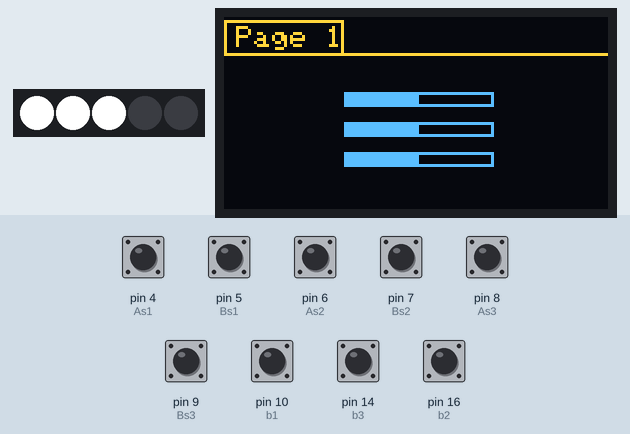
Recording of a sketch running on a simulated Arduino Leonardo, built with avr-gcc and run on an emulated ATmega32U4. Parts: 5 RGB LEDs in strip order, left to right, 128×64 one-colour display. The inputs (shaded band) are chosen by the test bench; at power-on: pin 4 (As1), pin 5 (Bs1), pin 6 (As2), pin 7 (Bs2), pin 8 (As3), pin 9 (Bs3), pin 10 (b1), pin 14 (b3), pin 16 (b2) HIGH. Dim RGB values are drawn brighter than linear; the OLED is the two-colour kind (top 16 rows yellow); EEPROM starts erased; USB keyboard and mouse output is not drawn; what the sketch prints to the serial monitor is not drawn.

Above: at 3.2 s.
3.3 s: pin 10 (b1) pulled LOW for 1 s
At 5.6 s:
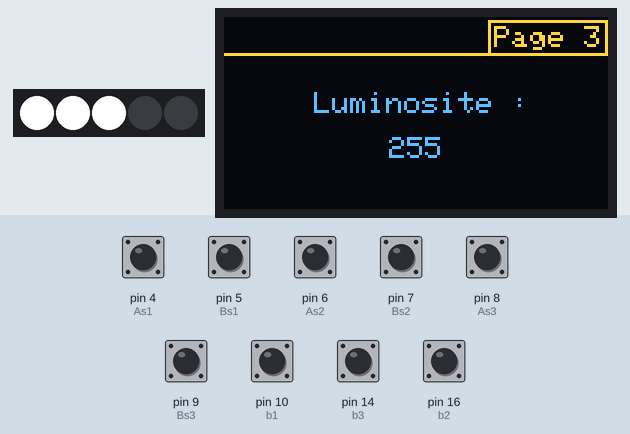
5.9 s: pin 5 (Bs1) pulled LOW for 1 s
At 6.9 s:
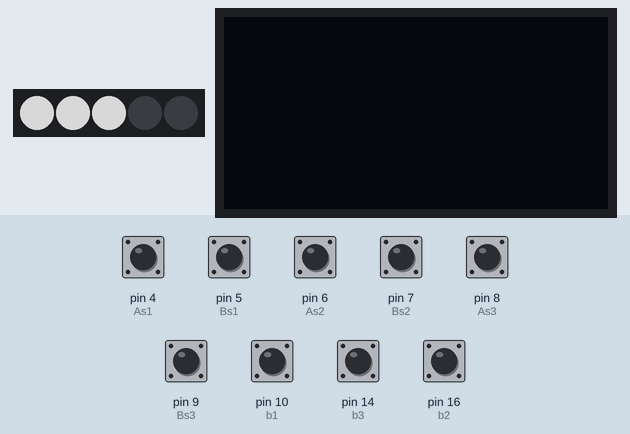
8.6 s: pin 16 (b2) pulled LOW for 0.15 s
At 10.0 s:
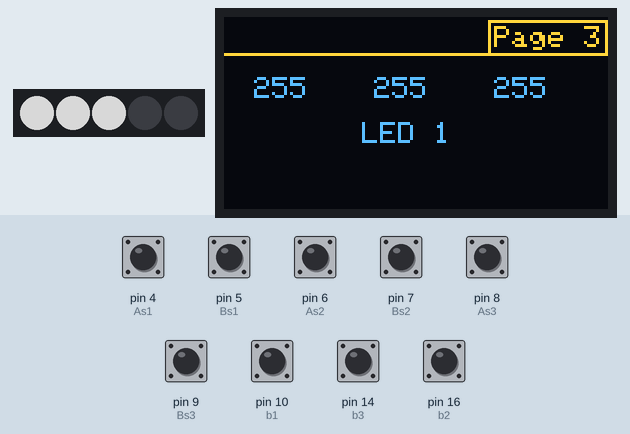
10.3 s: pin 10 (b1) pulled LOW for 1 s
At 12.1 s:
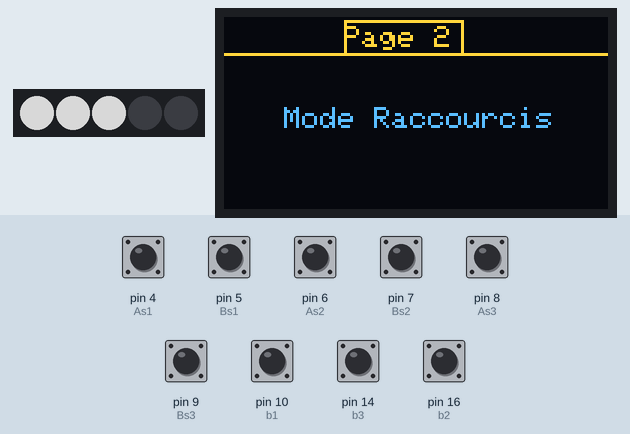
12.8 s: pin 10 (b1) pulled LOW for 0.15 s
At 13.6 s:
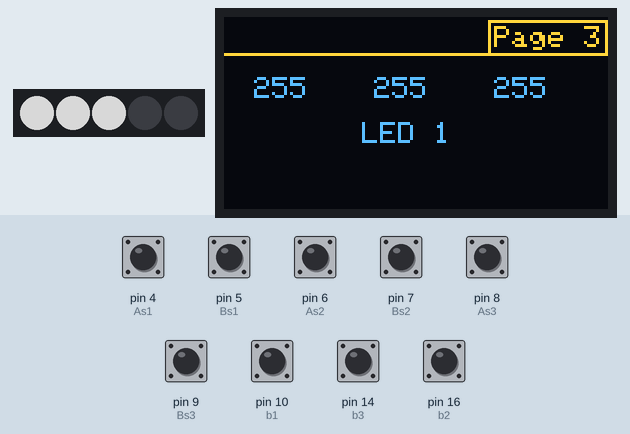
14.5 s: pin 4 (As1) pulled LOW for 0.15 s
At 15.7 s:
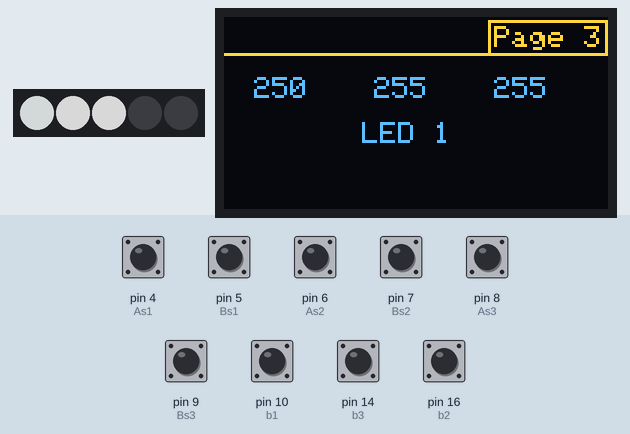
Timing chart, 0 to 17.2 s (numbered marks = the images above; inputs shaded):
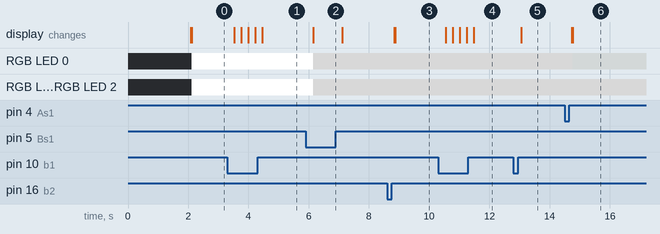

Measured:
- after the input at 3.3 s, the display: first changes after 0.23 s (image 1 shows a later state)
- after the input at 5.9 s, RGB LED 0–2: RGB(255, 255, 255) → RGB(138, 138, 138) after 0.26 s; the display: first changes after 0.25 s (image 2 shows a later state)
- after the input at 8.6 s, the display: first changes after 0.24 s (image 3 shows a later state)
- after the input at 10.3 s, the display: first changes after 0.26 s (image 4 shows a later state)
- after the input at 12.8 s, the display: changes after 0.25 s (image 5)
- after the input at 14.5 s, RGB LED 0: RGB(138, 138, 138) → RGB(135, 138, 138) after 0.27 s; the display: first changes after 0.24 s (image 6 shows a later state)

The sketch:

Ptit_deck.ino
```cpp
#include <Adafruit_NeoPixel.h>
#include <Adafruit_GFX.h>
#include <Adafruit_SSD1306.h>
#include <EEPROM.h>
#include <HID-Project.h>

#define PIN 15
#define NUM_LEDS 5

#define SCREEN_WIDTH 128
#define SCREEN_HEIGHT 64
#define OLED_ADDRESS 0x3C

#define lumo 0

#define red1 1
#define green1 2
#define blue1 3

#define red2 4
#define green2 5
#define blue2 6

#define red3 7
#define green3 8
#define blue3 9

Adafruit_NeoPixel strip = Adafruit_NeoPixel(NUM_LEDS, PIN, NEO_GRB + NEO_KHZ800);

Adafruit_SSD1306 display(SCREEN_WIDTH, SCREEN_HEIGHT, &Wire, -1);

int As1 =  4;
int Bs1 =  5;

int As2 =  6;
int Bs2 =  7;

int As3 =  8;
int Bs3 =  9;

int b1 = 10;
int b2 = 16;
int b3 = 14;

int An1 = 500;
int An2 = 500;
int An3 = 500;

int mode = 0;
int mled = 1;

int r1 = 125;
int g1 = 125;
int bl1 = 125;

int r2 = 255;
int g2 = 255;
int bl2 = 255;

int r3 = 255;
int g3 = 255;
int bl3 = 255;

int lum = 0;
int lumu = 0;

int Ana[3];

int analogSliderValues[3];


void setup() {
pinMode(As1,INPUT_PULLUP);
pinMode(Bs1,INPUT_PULLUP);

pinMode(As2,INPUT_PULLUP);
pinMode(Bs2,INPUT_PULLUP);

pinMode(As3,INPUT_PULLUP);
pinMode(Bs3,INPUT_PULLUP);

pinMode(b1,INPUT_PULLUP);
pinMode(b2,INPUT_PULLUP);
pinMode(b3,INPUT_PULLUP);

strip.begin();
strip.show();

lum = EEPROM.read(lumo);

r1 = EEPROM.read(red1);
g1 = EEPROM.read(green1);
bl1 = EEPROM.read(blue1);

r2 = EEPROM.read(red2);
g2 = EEPROM.read(green2);
bl2 = EEPROM.read(blue2);

r3 = EEPROM.read(red3);
g3 = EEPROM.read(green3);
bl3 = EEPROM.read(blue3);

strip.setBrightness(lum);

strip.setPixelColor(0, strip.Color(r1, g1, bl1));
strip.setPixelColor(1, strip.Color(r2, g2, bl2));
strip.setPixelColor(2, strip.Color(r3, g3, bl3));

if (!display.begin(SSD1306_SWITCHCAPVCC, OLED_ADDRESS)) {
  Serial.println(F("Erreur : écran OLED non détecté"));
  for (;;);
}

display.clearDisplay();
display.setTextSize(2);
display.setTextColor(SSD1306_WHITE);

display.setCursor(10, 32);
display.print("Ptit Deej");
display.display();
delay(2000);
display.clearDisplay();

Keyboard.begin();
 Consumer.begin();

Serial.begin(9600);

}

void loop() {

  int etatbut = digitalRead(b1);
  int etatbut2 = digitalRead(b2);
  int etatbut3 = digitalRead(b3);
  if(etatbut == LOW){
    display.clearDisplay();
    delay(200);
    mode = mode + 1;
  if(mode > 2 ){
    mode = 0;
    }
  }

  if(mode == 0){

    display.setTextSize(1);
    display.setTextColor(SSD1306_WHITE);
    display.setCursor(4, 3);
    display.print("Page 1");
    display.drawRect(0, 1, 40, 12, SSD1306_WHITE);
    display.drawLine(0, 12, 128, 12, SSD1306_WHITE);

    int w1 = map(Ana[0],0,1020,0,50);
    display.drawRect(40, 25, 50, 5, SSD1306_WHITE);
    display.fillRect(41,26,w1,4,WHITE);

    int w2 = map(Ana[1],0,1020,0,50);
    display.drawRect(40, 35, 50, 5, SSD1306_WHITE);
    display.fillRect(41,36,w2,4,WHITE);

    int w3 = map(Ana[2],0,1020,0,50);
    display.drawRect(40, 45, 50, 5, SSD1306_WHITE);
    display.fillRect(41,46,w3,4,WHITE);

    int etatA1 = digitalRead(As1);
    int etatB1 = digitalRead(Bs1);

    int etatA2 = digitalRead(As2);
    int etatB2 = digitalRead(Bs2);

    int etatA3 = digitalRead(As3);
    int etatB3 = digitalRead(Bs3);

  if(etatA1 > etatB1){
    display.clearDisplay();
    delay(300);
    Ana[0] = An1;
    if (An1 < 1020) An1 = An1+40;
  }else if(etatA1 < etatB1){
    display.clearDisplay();
    delay(300);
    if (An1 > 0) An1 = An1-40;
  }


  if(etatA2 > etatB2){
    display.clearDisplay();
    delay(300);
    if (An2 < 1020) An2 = An2+40;
  }else if(etatA2 < etatB2){
    display.clearDisplay();
    delay(300);
    if (An2 > 0) An2 = An2-40;
  }


  if(etatA3 > etatB3){
    display.clearDisplay();
    delay(300);
    if (An3 < 1020) An3 = An3+40;
  }else if(etatA3 < etatB3){
    display.clearDisplay();
    delay(300);
    if (An3 > 0) An3 = An3-40;
  }

Ana[0] = An1;
Ana[1] = An2;
Ana[2] = An3;

 if (etatbut2 == LOW) {
     Consumer.write(MEDIA_VOLUME_MUTE);
    delay(100);
    Keyboard.releaseAll();
    delay(500);
  }

 if (etatbut3 == LOW) {
    Keyboard.press(KEY_LEFT_ALT);
    Keyboard.press(KEY_F4);
    delay(100);
    Keyboard.releaseAll();
    delay(500);
  }

}

if(mode==1){

  display.setTextSize(1);
  display.setTextColor(SSD1306_WHITE);
  display.setCursor(40, 3);
  display.print("Page 2");
  display.drawRect(40, 1, 40, 12, SSD1306_WHITE);
  display.drawLine(0, 12, 128, 12, SSD1306_WHITE);

  display.setCursor(20, 30);
  display.print("Mode Raccourcis");

  int etatA1 = digitalRead(As1);
  int etatB1 = digitalRead(Bs1);

  int etatA2 = digitalRead(As2);
  int etatB2 = digitalRead(Bs2);

  int etatA3 = digitalRead(As3);
  int etatB3 = digitalRead(Bs3);

  if(etatA3 > etatB3){
    Keyboard.press(KEY_LEFT_CTRL);
    Keyboard.press(KEY_C);
    Keyboard.releaseAll();
    delay(300);
    if (An3 < 1020) An3 = An3+40;
  }else if(etatA3 < etatB3){
    Keyboard.press(KEY_LEFT_CTRL);
    Keyboard.press(KEY_V);
    Keyboard.releaseAll();
    delay(300);
    if (An3 > 0) An3 = An3-40;
  }
}


if(mode==2){

    if(etatbut2 == LOW){
      display.clearDisplay();
      delay(200);
      mled = mled + 1;
      display.display();
    if(mled > 4 ){
    mled= 1;
  }
}

  display.setTextSize(1);
  display.setTextColor(SSD1306_WHITE);
  display.setCursor(90, 3);
  display.print("Page 3");
  display.drawRect(88, 1, 40, 12, SSD1306_WHITE);
  display.drawLine(0, 12, 128, 12, SSD1306_WHITE);

  int etatA1 = digitalRead(As1);
  int etatB1 = digitalRead(Bs1);

  int etatA2 = digitalRead(As2);
  int etatB2 = digitalRead(Bs2);

  int etatA3 = digitalRead(As3);
  int etatB3 = digitalRead(Bs3);

  if(mled==1){

    display.setTextSize(1);
    display.setTextColor(SSD1306_WHITE);
    display.setCursor(30, 25);
    display.print("Luminosite :");

    display.setCursor(55, 40);
    display.print(lum);

  if(etatA1 > etatB1){
    display.clearDisplay();
    delay(200);
    if (lum < 100) lum = lum+5;
      Luminosite(lum);
  }else if(etatA1 < etatB1){
    display.clearDisplay();
    delay(200);
    if (lum > 0) lum = lum-5;
      Luminosite(lum);
  }else if(lum<0) lum = 0;
  EEPROM.update(lumo, lum);
  }

  if(mled==2){

    display.setTextSize(1);
    display.setTextColor(SSD1306_WHITE);

    display.setCursor(40, 35);
    display.print(" LED 1");

    display.setCursor(10, 20);
    display.print(r1);

    display.setCursor(50, 20);
    display.print(g1);

    display.setCursor(90, 20);
    display.print(bl1);

  if(etatA1 > etatB1){
    display.clearDisplay();
    delay(200);
    if (r1 < 255) r1 = r1+5;
  }else if(etatA1 < etatB1){
    display.clearDisplay();
    delay(200);
    if (r1 > 0) r1 = r1-5;
  }

  if(etatA2 > etatB2){
    display.clearDisplay();
    delay(200);
    if (g1 < 255) g1 = g1+5;
  }else if(etatA2 < etatB2){
    display.clearDisplay();
    delay(200);
    if (g1 > 0) g1 = g1-5;
  }

  if(etatA3 > etatB3){
    display.clearDisplay();
    delay(200);
    if (bl1 < 255) bl1 = bl1+5;
  }else if(etatA3 < etatB3){
    display.clearDisplay();
    delay(200);
    if (bl1 > 0) bl1 = bl1-5;
  }

  EEPROM.update(red1, r1);
  EEPROM.update(green1, g1);
  EEPROM.update(blue1, bl1);

  }

  if(mled==3){

    display.setTextSize(1);
    display.setTextColor(SSD1306_WHITE);

    display.setCursor(40, 35);
    display.print(" LED 2");

    display.setCursor(10, 20);
    display.print(r2);

    display.setCursor(50, 20);
    display.print(g2);

    display.setCursor(90, 20);
    display.print(bl2);

  if(etatA1 > etatB1){
    display.clearDisplay();
    delay(100);
    if (r2 < 255) r2 = r2+5;
  }else if(etatA1 < etatB1){
    display.clearDisplay();
    delay(100);
    if (r2 > 0) r2 = r2-5;
  }

  if(etatA2 > etatB2){
    display.clearDisplay();
    delay(100);
    if (g2 < 255) g2 = g2+5;
  }else if(etatA2 < etatB2){
    display.clearDisplay();
    delay(100);
    if (g2 > 0) g2 = g2-5;
  }

  if(etatA3 > etatB3){
    display.clearDisplay();
    delay(100);
    if (bl2 < 255) bl2 = bl2+5;
  }else if(etatA3 < etatB3){
    display.clearDisplay();
    delay(100);
    if (bl2 > 0) bl2 = bl2-5;
  }

  EEPROM.update(red2, r2);
  EEPROM.update(green2, g2);
  EEPROM.update(blue2, bl2);
  }
  if(mled==4){

    display.setTextSize(1);
    display.setTextColor(SSD1306_WHITE);

    display.setCursor(40, 35);
    display.print(" LED 3");

    display.setCursor(10, 20);
    display.print(r3);

    display.setCursor(50, 20);
    display.print(g3);

    display.setCursor(90, 20);
    display.print(bl3);

  if(etatA1 > etatB1){
    display.clearDisplay();
    delay(100);
    if (r3 < 255) r3 = r3+5;
  }else if(etatA1 < etatB1){
    display.clearDisplay();
    delay(100);
    if (r3 > 0) r3 = r3-5;
  }

  if(etatA2 > etatB2){
    display.clearDisplay();
    delay(100);
    if (g3 < 255) g3 = g3+5;
  }else if(etatA2 < etatB2){
    display.clearDisplay();
    delay(100);
    if (g3 > 0) g3 = g3-5;
  }

  if(etatA3 > etatB3){
    display.clearDisplay();
    delay(100);
    if (bl3 < 255) bl3 = bl3+5;
  }else if(etatA3 < etatB3){
    display.clearDisplay();
    delay(100);
    if (bl3 > 0) bl3 = bl3-5;
  }

  EEPROM.update(red3, r3);
  EEPROM.update(green3, g3);
  EEPROM.update(blue3, bl3);
  }
  Serial.println(r1);
  Serial.println(g1);
  Serial.println(bl1);
  }

  updateSliderValues();
  sendSliderValues();

  strip.setPixelColor(0, strip.Color(r1, g1, bl1));
  strip.setPixelColor(1, strip.Color(r2, g2, bl2));
  strip.setPixelColor(2, strip.Color(r3, g3, bl3));
  display.display();
  strip.show();

}

void updateSliderValues() {
  for (int i = 0; i < 3; i++) {
    analogSliderValues[i] = Ana[i];
  }
}

void sendSliderValues() {
  String builtString = String("");

  for (int i = 0; i < 3; i++) {
    builtString += String((int)analogSliderValues[i]);
    if (i < 3 - 1) {
      builtString += String("|");
    }
  }

  Serial.println(builtString);
}

void Luminosite(int lumi) {
  lumi = map(lumi,0,100,0,255);
  strip.setBrightness(lumi);
}
```
